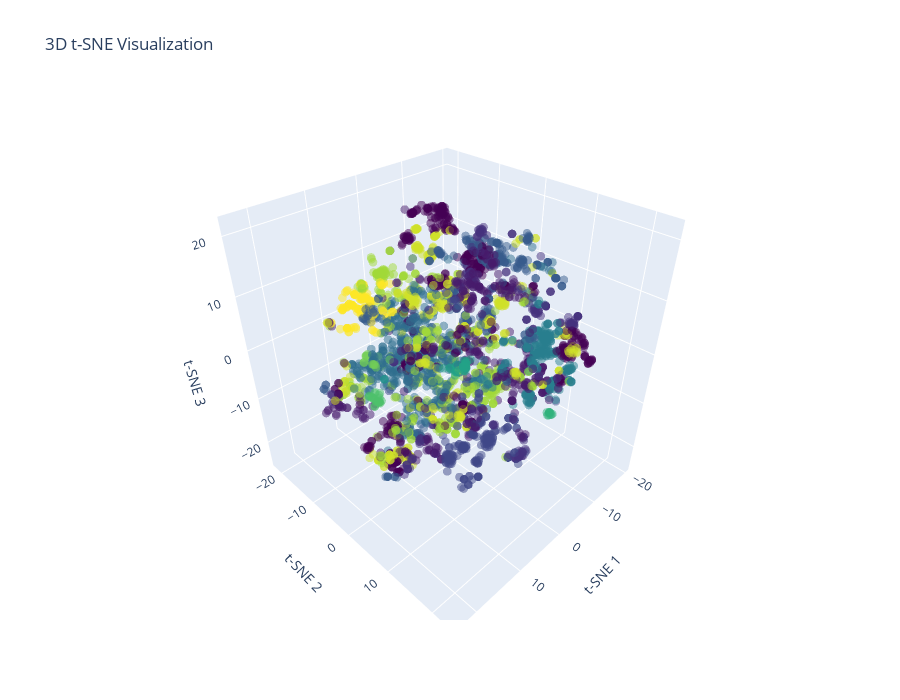

Notebook cell for this chart:
### Code cell
# Create interactive 3D scatter plot
fig = go.Figure(data=[go.Scatter3d(
    x=tsne_df_3d['tsne_1'],
    y=tsne_df_3d['tsne_2'],
    z=tsne_df_3d['tsne_3'],
    mode='markers',
    marker=dict(
        size=3,
        opacity=0.5,
        # color=tsne_df_3d['tsne_3'],  # Color by the third component
         color=clusters_df['cluster_15'],  # Color by cluster
        colorscale='Viridis',
    )
)])

# Update layout
fig.update_layout(
    title='3D t-SNE Visualization',
    scene=dict(
        xaxis_title='t-SNE 1',
        yaxis_title='t-SNE 2',
        zaxis_title='t-SNE 3'
    ),
    width=900,
    height=700,
)

fig.show()

### Figure 1 — Plotly figure (JSON) as saved in the notebook; plotly's stock layout.template omitted (floating-point values rounded to 4 significant figures; data arrays with more than 128 entries replaced by an {"elided": "..."} marker saying what was removed)
{"data": [{"marker": {"color": {"elided": "3706 int values"}, "colorscale": [[0, "#440154"], [0.1111, "#482878"], [0.2222, "#3e4989"], [0.3333, "#31688e"], [0.4444, "#26828e"], [0.5556, "#1f9e89"], [0.6667, "#35b779"], [0.7778, "#6ece58"], [0.8889, "#b5de2b"], [1, "#fde725"]], "opacity": 0.5, "size": 3}, "mode": "markers", "type": "scatter3d", "x": {"elided": "3706 float values"}, "y": {"elided": "3706 float values"}, "z": {"elided": "3706 float values"}}], "layout": {"height": 700, "scene": {"xaxis": {"title": {"text": "t-SNE 1"}}, "yaxis": {"title": {"text": "t-SNE 2"}}, "zaxis": {"title": {"text": "t-SNE 3"}}}, "title": {"text": "3D t-SNE Visualization"}, "width": 900}}
